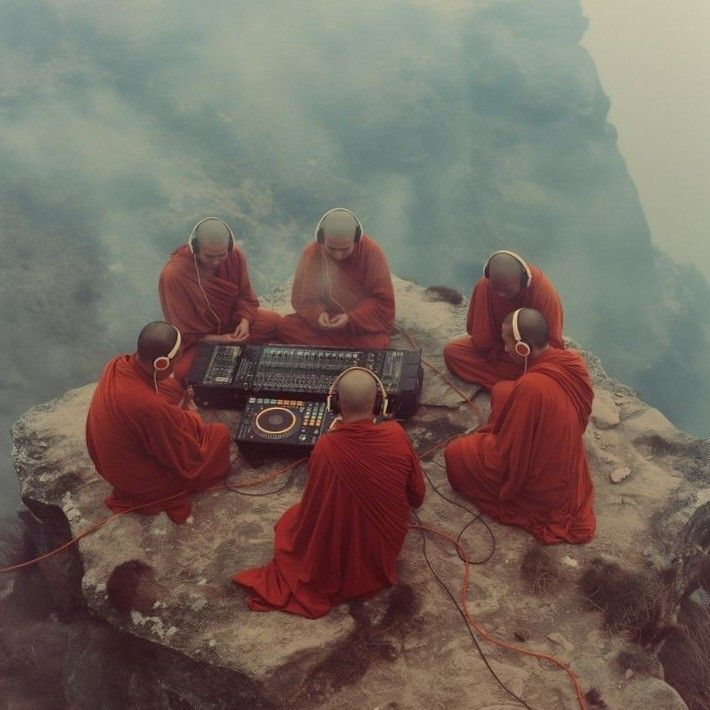
#> input picture lab 11/ориг.jpg, 710 x 710 px, found by its file name
$ python 9.4.py
#> lines starting #> are read from the running program, lines starting #| are printed output that depends on the picture
from PIL import Image, ImageDraw, ImageFont
import os

def add_water(img_path, out_path, text):
#> called with img_path = 'ориг.jpg', out_path = 'с маркой.jpg', text = 'ироппгр'
    img = Image.open(img_path)
#> img is the input picture: PIL image 710x710 RGB; mean R, G, B 116.2, 102.5, 93.8
    img_copy = img.copy()
    draw = ImageDraw.Draw(img_copy)

    try:
        font = ImageFont.truetype("arial.ttf", 50)
    except:
        font = ImageFont.load_default()

    w, h = img_copy.size
#> w = 710; h = 710
    x = w // 2
#> x = 355
    y = h // 2
#> y = 355

    color = (255, 255, 255, 50)
    draw.text((x, y), text, font=font, fill=color, anchor="mm")

    img_copy.save(out_path)
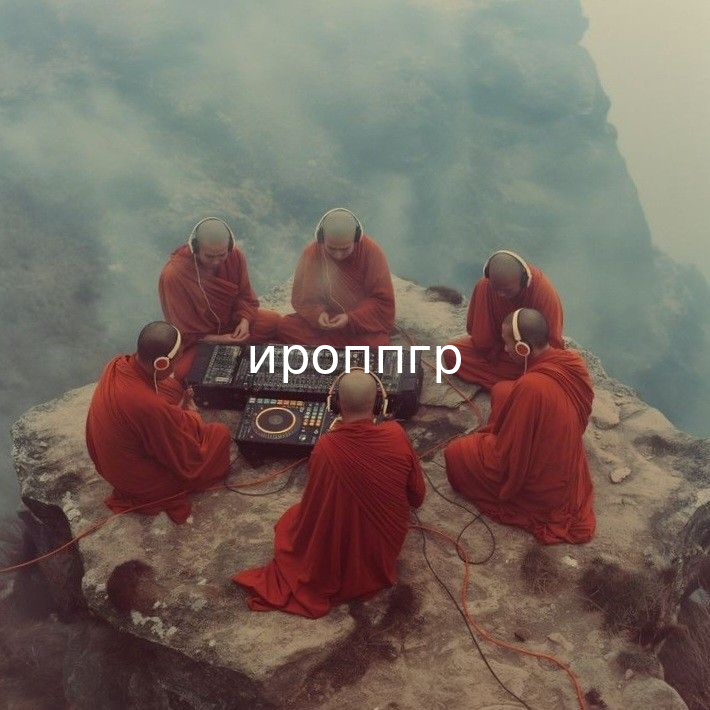
#> saved as с маркой.jpg: PIL image 710x710 RGB; mean R, G, B 117, 103.3, 94.6

if __name__ == "__main__":
    in_img = "ориг.jpg"
    out_img = "с маркой.jpg"
    mark = "ироппгр"

    add_water(in_img, out_img, mark)
    print(f"готово {out_img}")

$ run again, with lab 11/file.jpg copied over lab 11/ориг.jpg
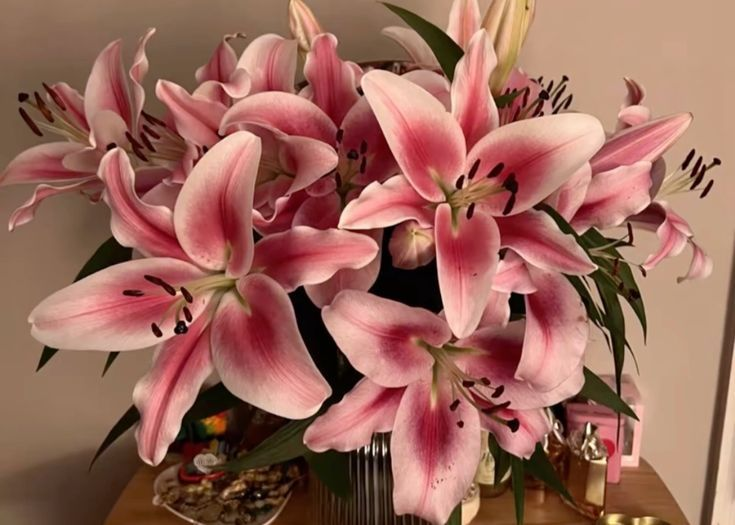
#> input picture lab 11/file.jpg, 735 x 525 px, found by its file name
#> in add_water, img is the input picture: PIL image 735x525 RGB; mean R, G, B 154.7, 104, 90.7
#> in add_water, `img_copy.save(out_path)`:
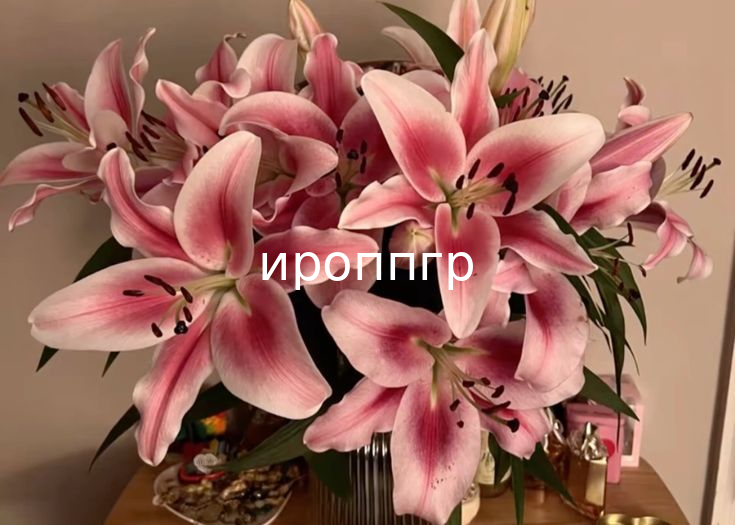
#> saved as с маркой.jpg: PIL image 735x525 RGB; mean R, G, B 155.3, 105.1, 91.8
